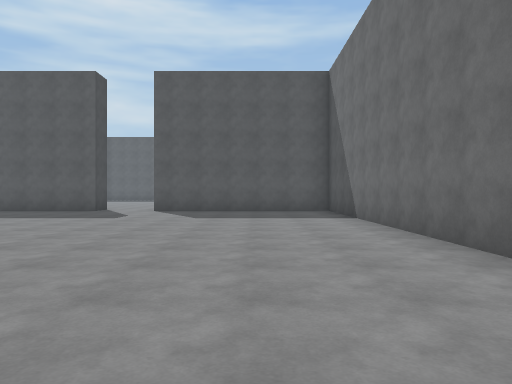
View 1 (above)

17 first-person views from a walk through a Unity game level. The camera is 1.3 m above the floor, looks level and sees 70° across. The floor is counted in squares, 2 m on a side. Each view is taken from the middle of a square. On the plan, view 1 faces up. The plan holds only what a view shows up to about 11 squares ahead; the rest is blank. The place goes on beyond the plan. The player is left out.

View 2
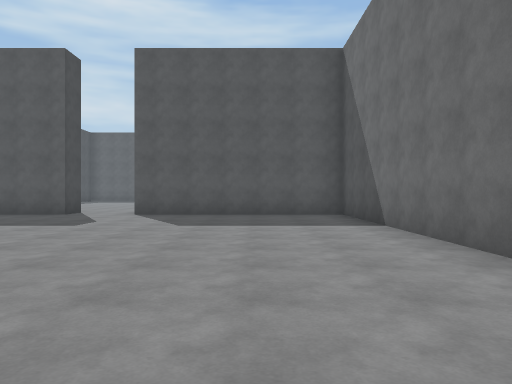

View 3
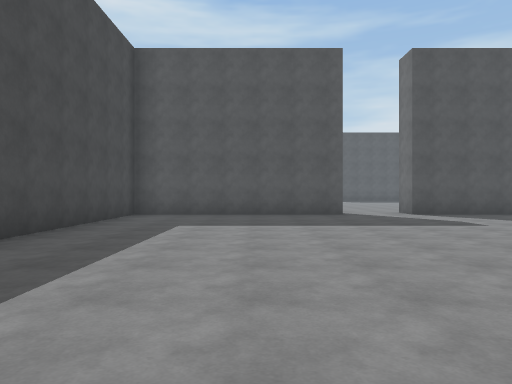

View 4
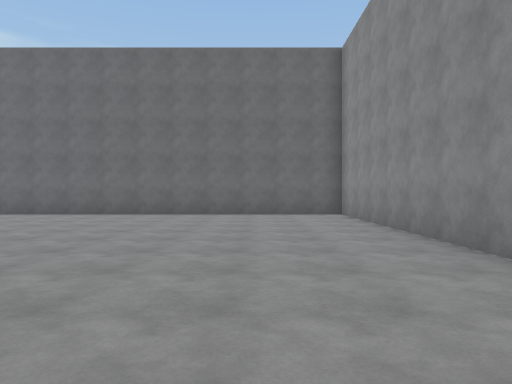

View 5
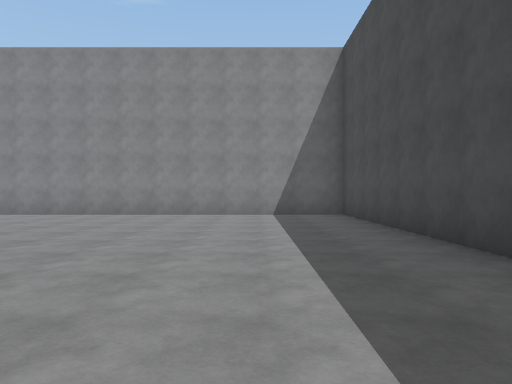

View 6
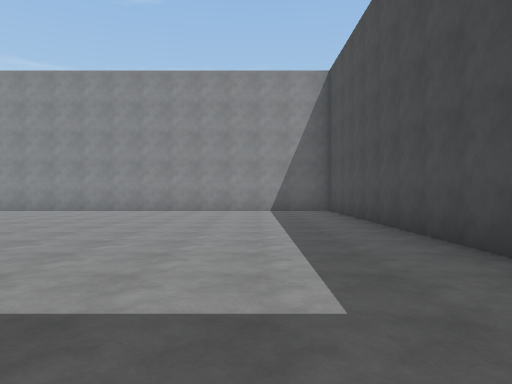

View 7
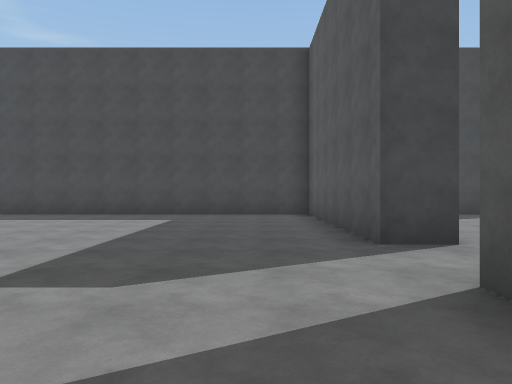

View 8
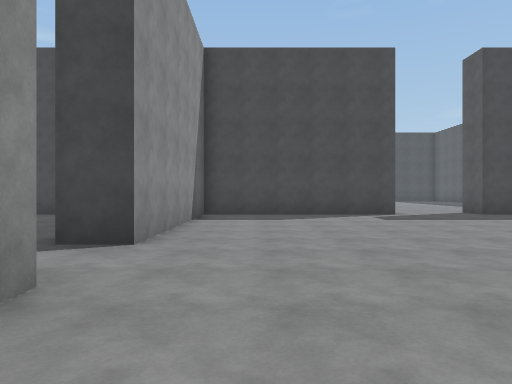

View 9
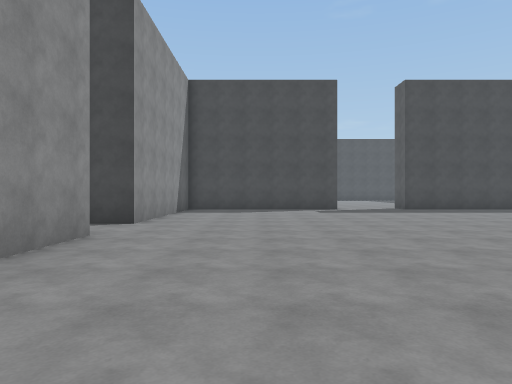

View 10
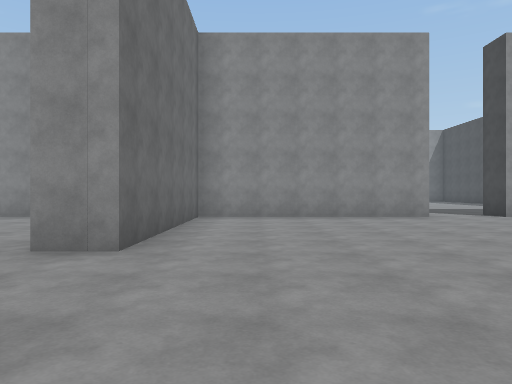

View 11
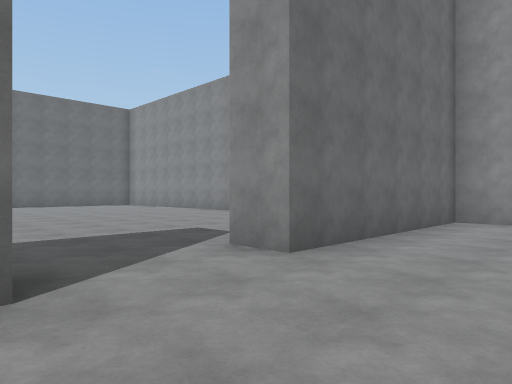

View 12
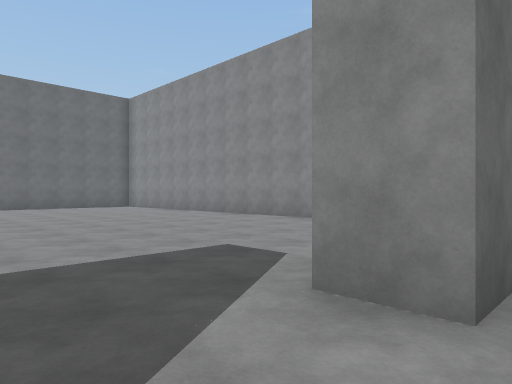

View 13
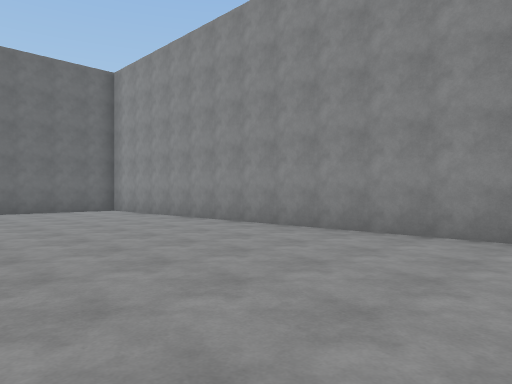

View 14
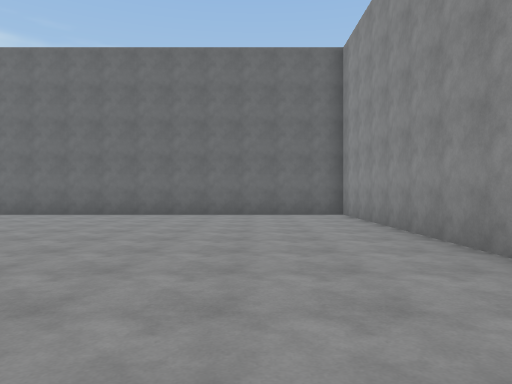

View 15
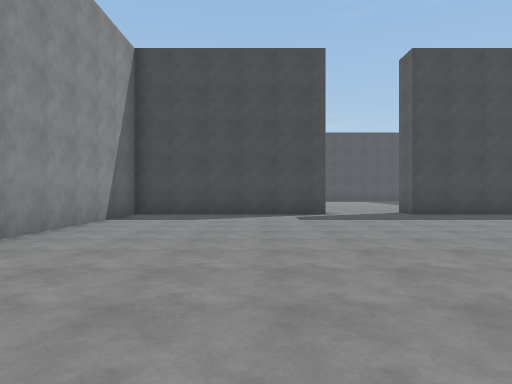

View 16
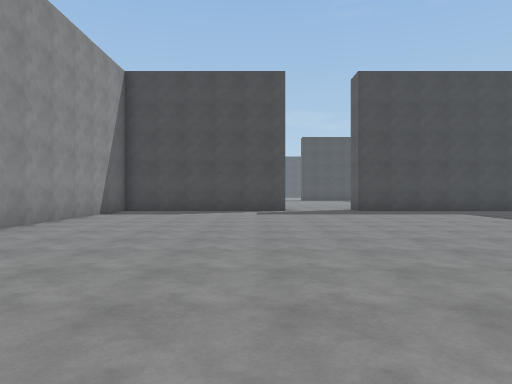

View 17
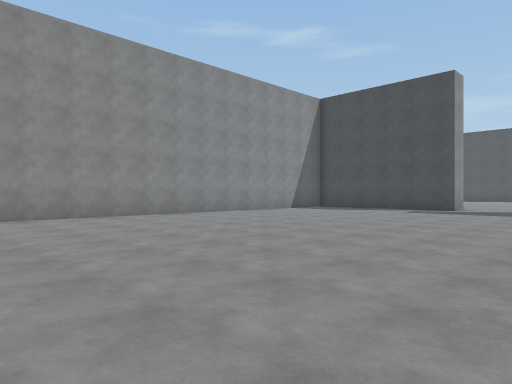

### Floor plan
Points are (right, up) in squares from view 1. A wall is a line through its corners. A room is listed if a view was taken in it or the views show most of it. See-through windows are left out.
Room 1 (views 1, 2, 3, 4, 5, 6, 7)
walls: (-5.5, 13.5) (-5.5, 12.5) (-11.5, 12.5) (-11.5, -1.5) (2.5, -1.5) (2.5, 12.5) (-3.5, 12.5) (-3.5, 13)
ways out: opening at (-4.5, 13) to room 2
Room 2 (views 8, 9, 10, 11, 12)
walls: (-3.6, 13.5) (2.5, 13.5) (2.5, 19); (-11.5, 19.1) (-11.5, 13.5) (-5.5, 13.5); (-11.5, 22.4) (-11.5, 21.5)
ways out: opening at (-4.5, 13) to room 1; opening at (3, 20.5) to room 3; opening at (-12, 20.5)
Room 3 (views 13, 14, 15, 16, 17)
walls: (2.5, 19) (3.5, 19) (3.5, 13.5) (17.5, 13.5) (17.5, 23.4); (3.5, 23.5) (3.5, 21.5) (3, 21.5)
ways out: opening at (3, 20.5) to room 2

Positions as (right, up) in squares from view 1, and headings:
1: (0, 0), facing up
2: (0, 2), facing up
3: (-8, 2), facing up
4: (-8, 1), facing right
5: (-9, 9), facing down
6: (-9, 11), facing down
7: (-1, 11), facing left
8: (-1, 15), facing left
9: (2, 16), facing left
10: (1, 23), facing down
11: (0, 22), facing down-right
12: (2, 21), facing down-right
13: (5, 19), facing down-right
14: (7, 16), facing right
15: (14, 17), facing left
16: (16, 18), facing left
17: (17, 23), facing down-left
